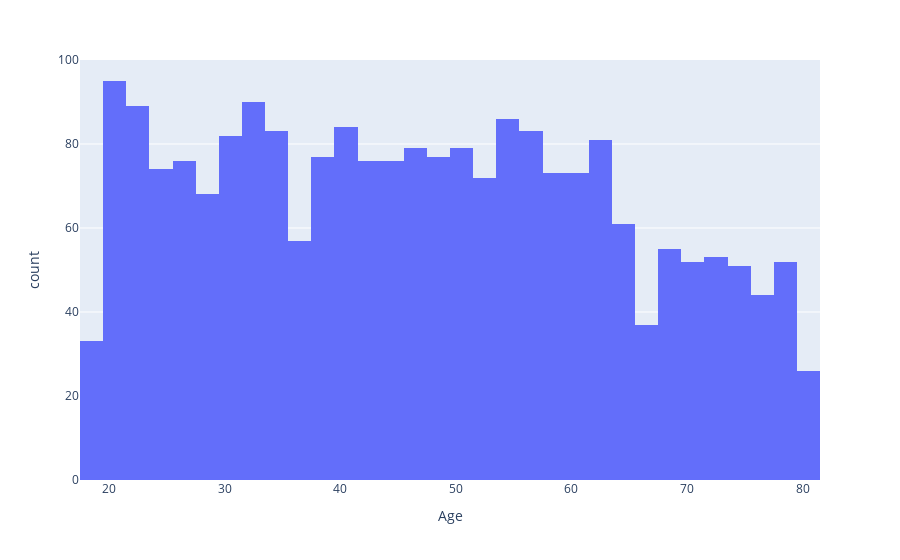

This figure's notebook cell:
### Markdown cell above
Visualizing Column 'Age' in the dataset

### Code cell
fig = px.histogram(df1, x = 'Age')
fig.show()

### Figure 1 — Plotly figure (JSON) as saved in the notebook; plotly's stock layout.template omitted (floating-point values rounded to 4 significant figures; data arrays with more than 128 entries replaced by an {"elided": "..."} marker saying what was removed)
{"data": [{"bingroup": "x", "hovertemplate": "Age=%{x}<br>count=%{y}<extra></extra>", "legendgroup": "", "marker": {"color": "#636efa", "pattern": {"shape": ""}}, "name": "", "orientation": "v", "showlegend": false, "type": "histogram", "x": {"elided": "2194 int values"}, "xaxis": "x", "yaxis": "y"}], "layout": {"barmode": "relative", "legend": {"tracegroupgap": 0}, "margin": {"t": 60}, "xaxis": {"anchor": "y", "domain": [0, 1], "title": {"text": "Age"}}, "yaxis": {"anchor": "x", "domain": [0, 1], "title": {"text": "count"}}}}
